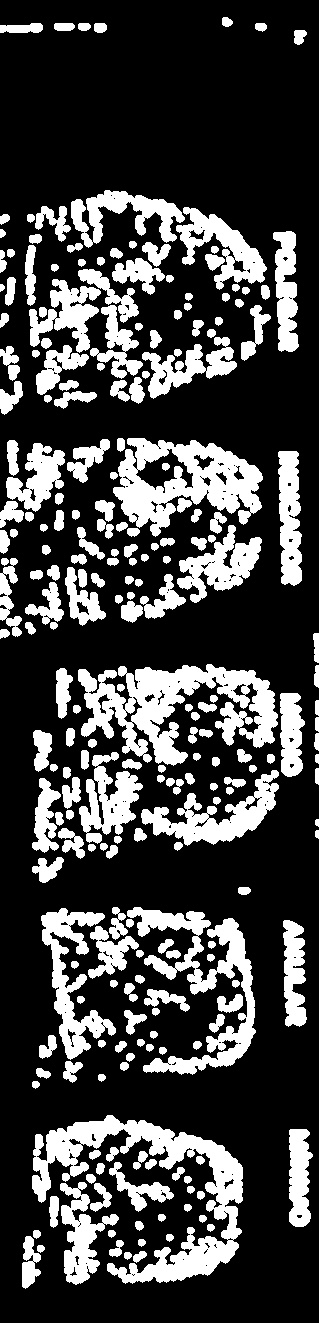
#> input picture Cut_Biometry_unificando/filtered_colums_from_raw/filtered_Ficha1_colum1_5.jpg, 319 x 1323 px
$ python unify_pipeline.py cutted_colums_raw/Ficha1_colum1_5.jpg
#> lines starting #> are read from the running program, lines starting #| are printed output that depends on the picture; after the words box and inside, x2 and y2 are one past the last pixel; in counts of white or black regions, pixels touching at a corner belong together
### Cut_Biometry_unificando/identificador2.py
import cv2
import numpy as np
import os
import json

def detect_and_mark_fingerprints(image_path, output_path, data_output):
    image = cv2.imread(image_path)
#> image is the input picture: shape (1323, 319, 3); min 0, max 255, mean 66.4
    if image is None:
        print(f"Não foi possível carregar a imagem: {image_path}")
        return

    gray = cv2.cvtColor(image, cv2.COLOR_BGR2GRAY)
    thresh = cv2.adaptiveThreshold(
        gray, 255, cv2.ADAPTIVE_THRESH_GAUSSIAN_C, cv2.THRESH_BINARY_INV, 25, 10)
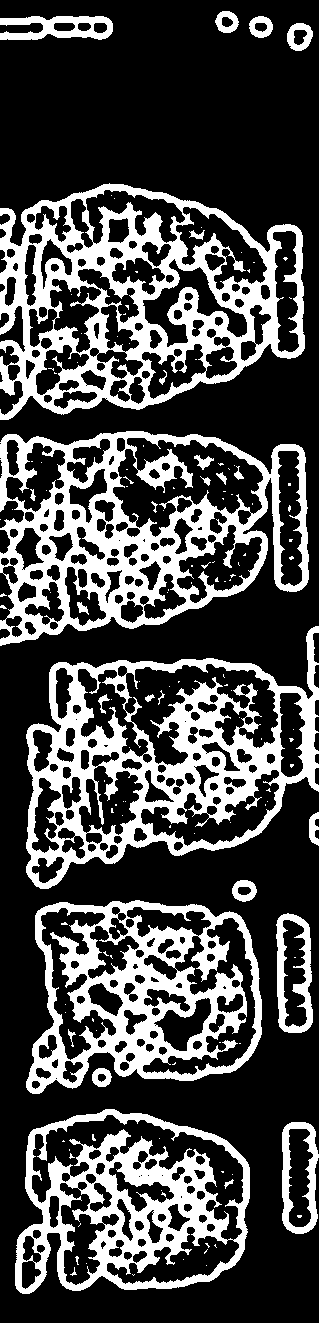
#> thresh: shape (1323, 319); 28.8% white; 140 white regions (111 under 20 px)

    contours, _ = cv2.findContours(
        thresh, cv2.RETR_EXTERNAL, cv2.CHAIN_APPROX_SIMPLE)
#> contours = 18 contours, 4 with area under 20; largest, box (x1, y1, x2, y2) and area: (0, 183, 305, 420) 54116, (0, 431, 309, 646) 50841, (26, 626, 319, 889) 49924, (26, 900, 262, 1094) 36040, (15, 1109, 250, 1294) 34522

    height, width = gray.shape
#> height = 1323; width = 319
    Y_min = 100
    Y_max = int(0.15 * height) if height > 1500 else int(0.25 * height)
#> Y_max = 330
    minimum_length = 80

    fingerprint_data = []

    for cnt in contours:
        x, y, w, h = cv2.boundingRect(cnt)
        yi, yf = y, y + h
        altura = yf - yi

        if altura < Y_min or w < minimum_length:
            continue

        if altura > Y_max:
            cor = 'red'
            roi = thresh[yi:yf, x:x+w]
            projection = np.sum(roi == 255, axis=1)

            min_val = np.min(projection)
            max_val = np.max(projection)
            threshold = min_val + 0.25 * (max_val - min_val)

            splits = []
            start = None
            for i, val in enumerate(projection):
                if val > threshold:
                    if start is None:
                        start = i
                else:
                    if start is not None:
                        end = i
                        if end - start >= Y_min:
                            splits.append((start, end))
                        start = None

            for s_yi, s_yf in splits:
                abs_yi, abs_yf = yi + s_yi, yi + s_yf
                fingerprint_data.append({'x': x, 'yi': abs_yi, 'yf': abs_yf, 'w': w, 'color': cor})
                cv2.rectangle(image, (x, abs_yi), (x+w, abs_yf), (0,0,255),2)

        else:
            cor = 'green'
            fingerprint_data.append({'x': x, 'yi': yi, 'yf': yf, 'w': w, 'color': cor})
            cv2.rectangle(image, (x, yi), (x+w, yf), (0,255,0),2)
#> this loop made 18 passes
#> (x, y, w, h, yi, yf, altura) on passes 1 to 12: (282, 1122, 37, 112, 1122, 1234, 112), (15, 1109, 235, 185, 1109, 1294, 185), (92, 1068, 20, 19, 1068, 1087, 19), (276, 913, 37, 120, 913, 1033, 120), (26, 900, 236, 194, 900, 1094, 194), (232, 880, 25, 22, 880, 902, 22), (309, 812, 10, 34, 812, 846, 34), (26, 626, 293, 263, 626, 889, 263), (0, 605, 7, 4, 605, 609, 4), (0, 593, 7, 4, 593, 597, 4), (0, 519, 1, 1, 519, 520, 1), (12, 509, 1, 1, 509, 510, 1)
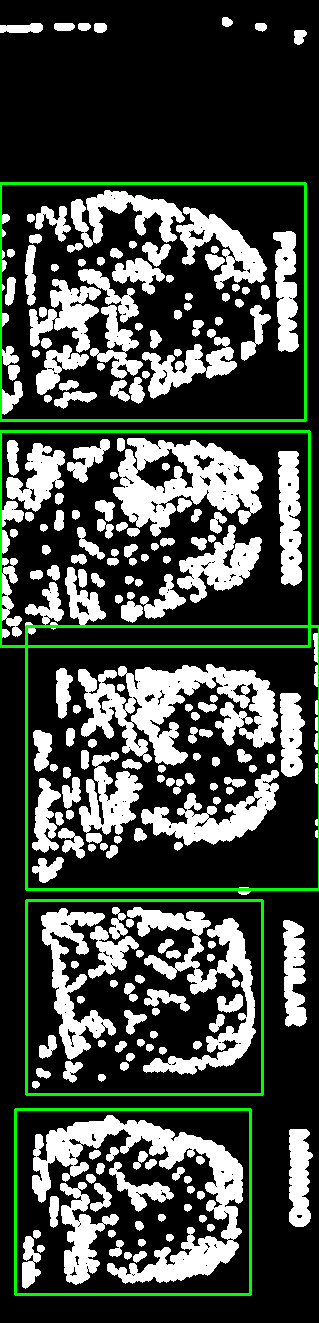
#> image: shape (1323, 319, 3); 3.27% of pixels changed, all inside (x1, y1, x2, y2) = (0, 182, 319, 1296)
#> after the loop, fingerprint_data = 5 items

    cv2.imwrite(output_path, image)

    # Salva informações
    data = {'image_path': image_path, 'fingerprints': fingerprint_data}
    with open(data_output, 'w') as f:
        json.dump(data, f, indent=4)

# Execução em batch
input_dir = "filtered_colums_from_raw"
output_dir = "marked_images_raw"
data_dir = "fingerprints_data"
os.makedirs(output_dir, exist_ok=True)
os.makedirs(data_dir, exist_ok=True)

input_files = [
    "filtered_Ficha1_colum1_5.jpg",
    "filtered_Ficha1_colum2_5.jpg",
    "filtered_Ficha2_1_colum1_5.jpg",
    "filtered_Ficha2_1_colum2_5.jpg",
    "filtered_Ficha2_colum1_5.jpg",
    "filtered_Ficha2_colum2_5.jpg",
    "filtered_Ficha3_1_colum2_10.jpg",
    "filtered_Ficha3_colum2_10.jpg"
]

for filename in input_files:
    input_path = os.path.join(input_dir, filename)
    output_path = os.path.join(output_dir, f"marked_{filename}")
    data_output = os.path.join(data_dir, f"{filename}.json")

    detect_and_mark_fingerprints(input_path, output_path, data_output)
#> pass 2 of the loop `for filename in input_files:`:
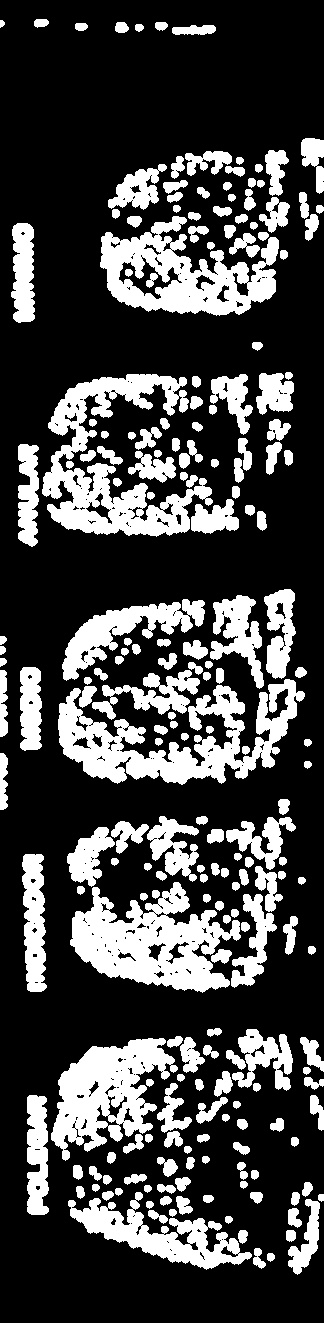
#> input picture Cut_Biometry_unificando/filtered_colums_from_raw/filtered_Ficha1_colum2_5.jpg, 324 x 1323 px
#> in detect_and_mark_fingerprints, image is the input picture: shape (1323, 324, 3); min 0, max 255, mean 67.9
#> in detect_and_mark_fingerprints (call 2), `thresh = cv2.adaptiveThreshold( gray, 255, cv2.ADAPTIVE_THRESH_GAUSSIA..`:
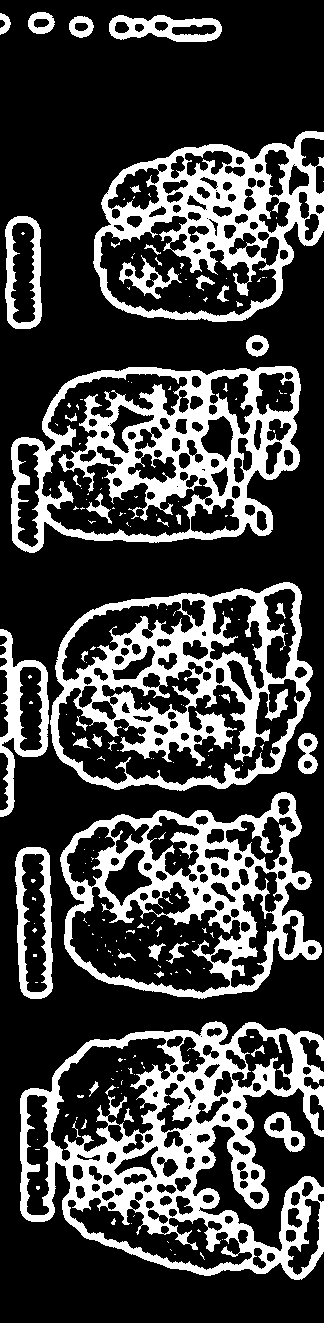
#> thresh: shape (1323, 324); 26.6% white; 203 white regions (153 under 20 px)
#> contours = 16 contours, 1 with area under 20; largest, box (x1, y1, x2, y2) and area: (20, 1021, 324, 1280) 53474, (50, 582, 313, 791) 44098, (11, 366, 301, 553) 42626, (60, 792, 322, 999) 38624, (93, 131, 324, 322) 32166
#> the loop in detect_and_mark_fingerprints (call 2), `for cnt in contours:` made 16 passes
#> (x, y, w, h, yi, yf, altura) on passes 1 to 8: (264, 1112, 41, 40, 1112, 1152, 40), (20, 1021, 304, 259, 1021, 1280, 259), (15, 847, 38, 152, 847, 999, 152), (60, 792, 262, 207, 792, 999, 207), (298, 733, 20, 41, 733, 774, 41), (0, 629, 49, 188, 629, 817, 188), (50, 582, 263, 209, 582, 791, 209), (11, 366, 290, 187, 366, 553, 187)
#> after the loop in detect_and_mark_fingerprints (call 2), `for cnt in contours:`:
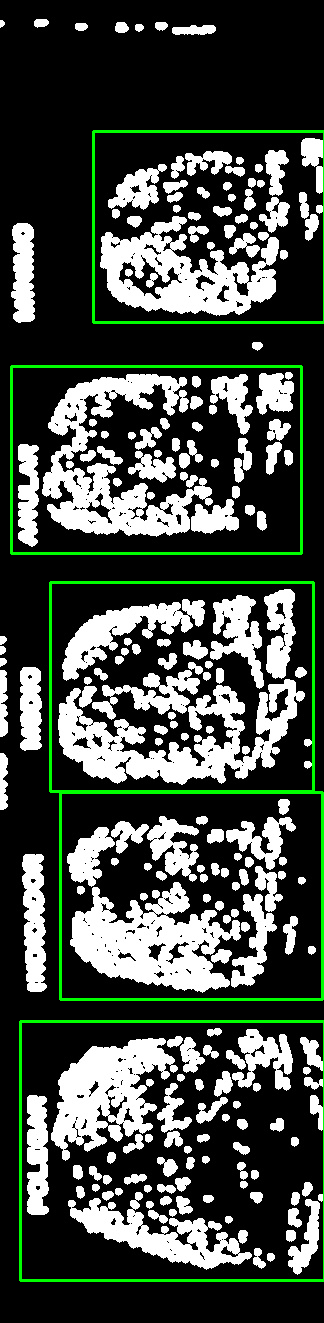
#> image: shape (1323, 324, 3); 3.03% of pixels changed, all inside (x1, y1, x2, y2) = (10, 130, 324, 1282)
#> pass 3 of the loop `for filename in input_files:`:
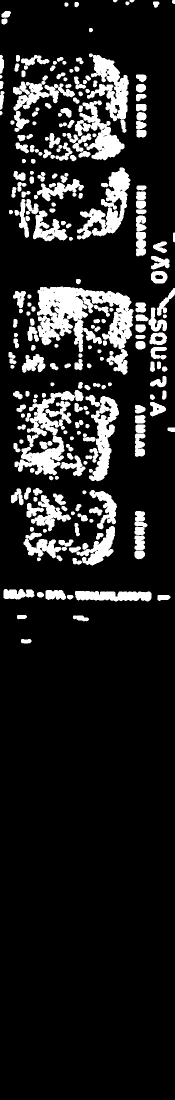
#> input picture Cut_Biometry_unificando/filtered_colums_from_raw/filtered_Ficha2_1_colum1_5.jpg, 350 x 2200 px (shown at 1/2 size)
#> in detect_and_mark_fingerprints, image is the input picture: shape (2200, 350, 3); min 0, max 255, mean 34.8
#> in detect_and_mark_fingerprints (call 3), `thresh = cv2.adaptiveThreshold( gray, 255, cv2.ADAPTIVE_THRESH_GAUSSIA..`:
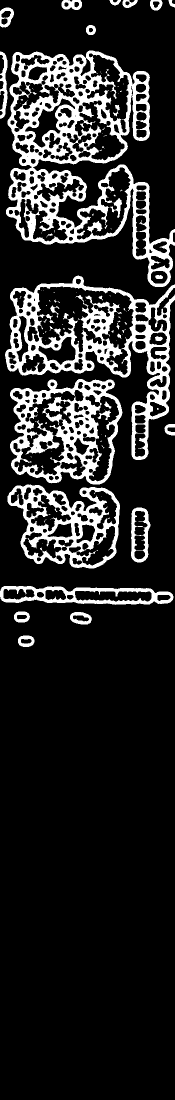
#> thresh: shape (2200, 350) (shown at 1/2 size); 15.7% white; 107 white regions (75 under 20 px)
#> contours = 18 contours; largest, box (x1, y1, x2, y2) and area: (12, 101, 350, 574) 89688, (10, 551, 350, 920) 56838, (20, 758, 245, 969) 37282, (15, 969, 240, 1137) 27244, (0, 1172, 347, 1210) 9866
#> the loop in detect_and_mark_fingerprints (call 3), `for cnt in contours:` made 18 passes
#> (x, y, w, h, yi, yf, altura, cor) on passes 9, 11: (10, 551, 340, 369, 551, 920, 369, 'red'), (12, 101, 338, 473, 101, 574, 473, 'red')
#> after the loop in detect_and_mark_fingerprints (call 3), `for cnt in contours:`:
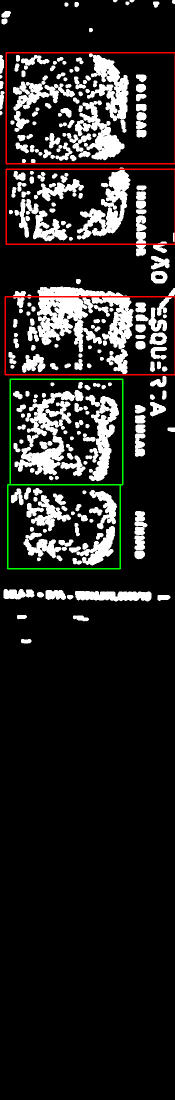
#> image: shape (2200, 350, 3) (shown at 1/2 size); 1.62% of pixels changed, all inside (x1, y1, x2, y2) = (9, 104, 350, 1139)
#> after the loop in detect_and_mark_fingerprints (call 3), `for cnt in contours:`: end = 415
#> the loop made 8 passes; the first 3 are shown

print("Processamento completo! Imagens salvas em:", output_dir)

### Cut_Biometry_unificando/Red_box_fixer.py
import os
import cv2
import numpy as np
import json

data_dir = "fingerprints_data"
#> data_dir = 'fingerprints_data'
corrected_output_dir = "corrected_marked_images"
corrected_data_dir = "corrected_fingerprints_data"
os.makedirs(corrected_output_dir, exist_ok=True)
os.makedirs(corrected_data_dir, exist_ok=True)
# [58 lines left out: function fixing_redbox, not called in this run]


# Aplicando automaticamente para todas as imagens JSON no diretório
for json_file in os.listdir(data_dir):
    if json_file.endswith(".json"):
        json_data_path = os.path.join(data_dir, json_file)

        # Nome da imagem com caixas corrigidas
        base_name = os.path.splitext(json_file)[0]
        corrected_output_path = os.path.join(
            corrected_output_dir, f"corrected_{base_name}.png")

        corrected_json_output = os.path.join(
            corrected_data_dir, f"corrected_{json_file}")

        fixing_redbox(json_data_path, corrected_output_path, corrected_json_output)

### Cut_Biometry_unificando/Filter.py
import cv2
import numpy as np

def remove_lines_keep_fingerprints(image_path):
    # Carregar imagem
#> called with image_path = 'cutted_colums_raw/Ficha1_colum1_5.jpg'
    img = cv2.imread(image_path)
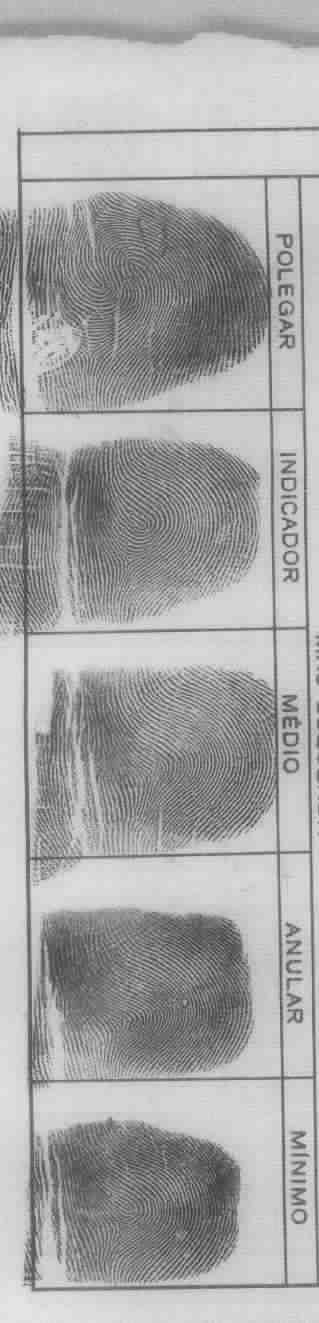
#> input picture Cut_Biometry_unificando/cutted_colums_raw/Ficha1_colum1_5.jpg, 319 x 1323 px
#> img is the input picture: shape (1323, 319, 3); min 37, max 233, mean 166.8
    gray = cv2.cvtColor(img, cv2.COLOR_BGR2GRAY)
#> gray: shape (1323, 319)

    # Binarização adaptativa para melhor definição das digitais
    thresh = cv2.adaptiveThreshold(gray, 255, cv2.ADAPTIVE_THRESH_GAUSSIAN_C,
                                   cv2.THRESH_BINARY_INV, 21, 5)
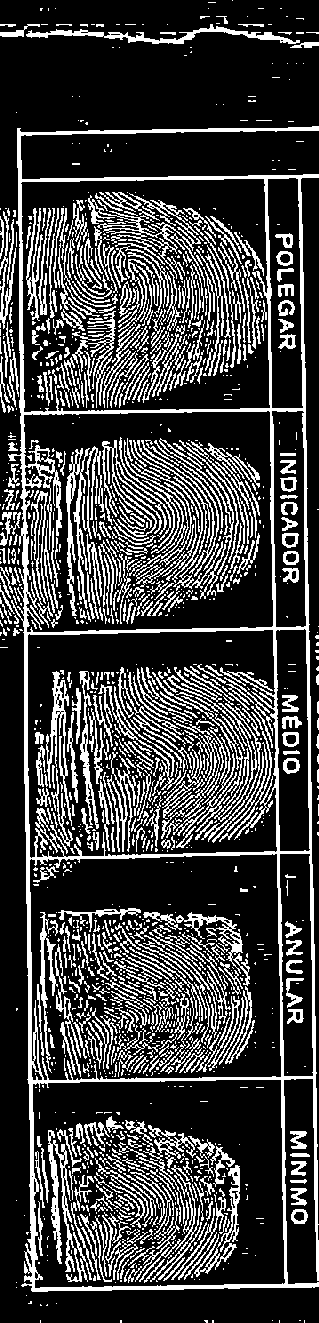
#> thresh: shape (1323, 319); 25% white in thin lines or dots

    # Kernel para linhas verticais e horizontais
    vertical_kernel = cv2.getStructuringElement(cv2.MORPH_RECT, (1, 25))
#> vertical_kernel = 25 values from 1 to 1
    horizontal_kernel = cv2.getStructuringElement(cv2.MORPH_RECT, (25, 1))

    # Detectar linhas
    vertical_lines = cv2.morphologyEx(thresh, cv2.MORPH_OPEN, vertical_kernel)
#> vertical_lines: shape (1323, 319); 3.8% white; 94 white regions, largest, box (x1, y1, x2, y2) and area: (17, 128, 35, 1292) 4429, (298, 175, 319, 1281) 3678, (265, 175, 287, 1288) 3460
    horizontal_lines = cv2.morphologyEx(thresh, cv2.MORPH_OPEN, horizontal_kernel)
#> horizontal_lines: shape (1323, 319); 1.9% white; 20 white regions (2 under 20 px), largest, box (x1, y1, x2, y2) and area: (31, 1283, 319, 1291) 1176, (18, 174, 319, 182) 1088, (17, 127, 319, 135) 1041

    # Combinar linhas verticais e horizontais
    all_lines = cv2.bitwise_or(vertical_lines, horizontal_lines)
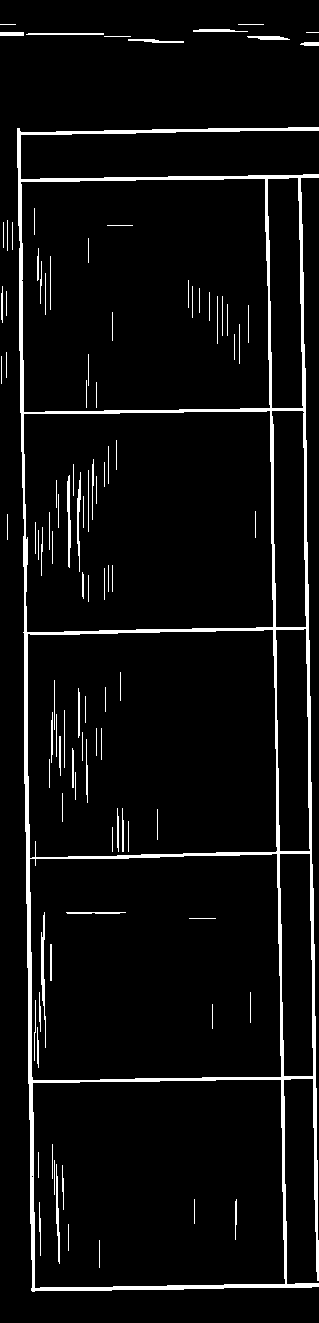
#> all_lines: shape (1323, 319); 5.6% white; 104 white regions (2 under 20 px), largest, box (x1, y1, x2, y2) and area: (17, 127, 319, 1292) 18307, (41, 912, 46, 1048) 309, (67, 475, 71, 568) 243

    # Remover linhas combinadas da imagem binarizada
    fingerprints_only = cv2.bitwise_and(thresh, cv2.bitwise_not(all_lines))
#> fingerprints_only: shape (1323, 319); 19.3% white in thin lines or dots

    # Remover pequenos ruídos
    kernel_small = cv2.getStructuringElement(cv2.MORPH_ELLIPSE, (3, 3))
#> kernel_small = [[0, 1, 0], [1, 1, 1], [0, 1, 0]]
    fingerprints_only = cv2.morphologyEx(fingerprints_only, cv2.MORPH_OPEN, kernel_small)
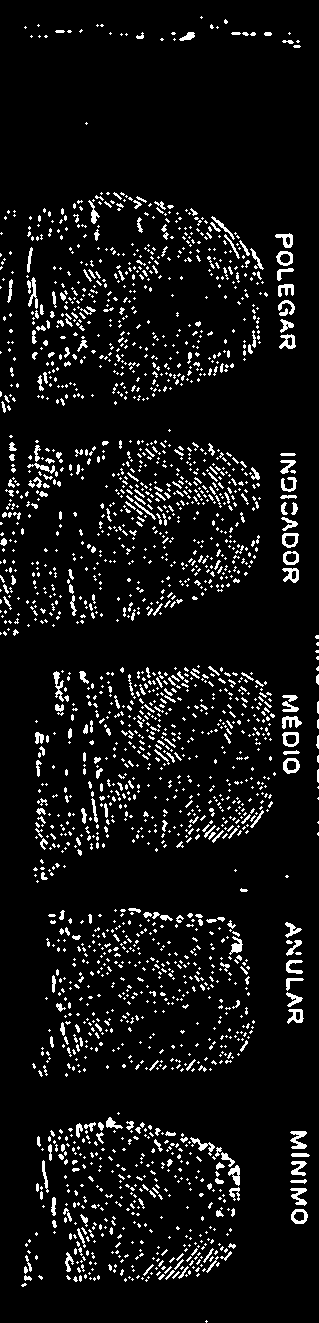
#> fingerprints_only: shape (1323, 319); 7.3% white in thin lines or dots

    # Dilatação final para destacar digitais
    kernel_dilate = cv2.getStructuringElement(cv2.MORPH_ELLIPSE, (5, 5))
#> kernel_dilate = [[0, 0, 1, 0, 0], [1, 1, 1, 1, 1], [1, 1, 1, 1, 1], [1, 1, 1, 1, 1], [0, 0, 1, 0, 0]]
    fingerprints_only = cv2.dilate(fingerprints_only, kernel_dilate, iterations=1)
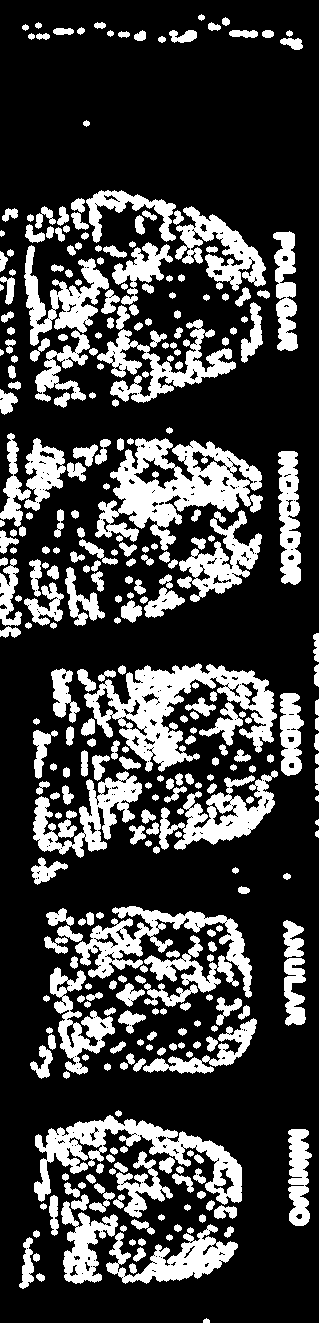
#> fingerprints_only: shape (1323, 319); 25.6% white; 345 white regions, largest, box (x1, y1, x2, y2) and area: (95, 438, 263, 551) 8471, (84, 663, 277, 772) 8062, (34, 1115, 242, 1205) 5718

    return fingerprints_only

# Exemplo de uso
#result = remove_lines_keep_fingerprints("Fichas/Ficha1_1.jpg")
#cv2.imwrite("Filtradas/filtered_2_1_1.jpg", result)

### Cut_Biometry_unificando/Classification.py
import cv2
import numpy as np

def conta_objetos(img_crop):
    # Pré-processamento
    gray = cv2.cvtColor(img_crop, cv2.COLOR_BGR2GRAY)
    _, thresh = cv2.threshold(gray, 127, 255, cv2.THRESH_BINARY_INV)

    # Remove ruídos internos
    kernel = np.ones((5, 5), np.uint8)
    thresh = cv2.morphologyEx(thresh, cv2.MORPH_CLOSE, kernel)

    # Conta objetos externos
    contornos, _ = cv2.findContours(thresh, cv2.RETR_EXTERNAL, cv2.CHAIN_APPROX_SIMPLE)
    return len(contornos)

def classifica_ficha(caminho_imagem):
#> called with caminho_imagem = 'output/Ficha1_colum1_5_filtered.png'
    imagem = cv2.imread(caminho_imagem)
#> imagem: shape (1323, 319, 3); 25.6% white; 345 white regions
    altura, largura, _ = imagem.shape
#> altura = 1323; largura = 319

    # Define regiões para análise (10% das bordas esquerda e direita)
    margem = int(largura * 0.1)
#> margem = 31
    esquerda = imagem[:, :margem]
    direita = imagem[:, -margem:]

    objetos_esquerda = conta_objetos(esquerda)
#> in conta_objetos, `contornos, _ = cv2.findContours(thresh, cv2.RETR_EXTERNAL, cv2.CHAIN_A..`: contornos = 10 contours, 9 with area under 20; largest, box (x1, y1, x2, y2) and area: (0, 0, 31, 1323) 36138
#> objetos_esquerda = 10
    objetos_direita = conta_objetos(direita)
#> in conta_objetos (call 2), `contornos, _ = cv2.findContours(thresh, cv2.RETR_EXTERNAL, cv2.CHAIN_A..`: contornos = 12 contours, 10 with area under 20; largest, box (x1, y1, x2, y2) and area: (0, 0, 31, 1323) 34636, (0, 763, 6, 768) 20
#> objetos_direita = 12

    print(f"Objetos Esquerda: {objetos_esquerda}, Objetos Direita: {objetos_direita}")
#| Objetos Esquerda: 10, Objetos Direita: 12

    if objetos_direita/objetos_esquerda>4:
        return "0-10"
    if objetos_direita/objetos_esquerda<0.25:
        return "10-0"
    else:
        return "5-5"
# [8 lines of commented-out code are left out]

### Cut_Biometry_unificando/unify_pipeline.py
#!/usr/bin/env python3
import os
import cv2
import json
import argparse

import Filter
import Classification
import Colum_Marker
from Colum_Cut import cut_columns
from Colum_Filter import enhance_fingerprints
from identificador2 import detect_and_mark_fingerprints
from Red_box_fixer import fixing_redbox

def process_ficha(image_path: str, output_dir: str):
    os.makedirs(output_dir, exist_ok=True)
    base = os.path.splitext(os.path.basename(image_path))[0]

    # 1) Filtragem geral da ficha
    filtered = Filter.remove_lines_keep_fingerprints(image_path)
    filtered_path = os.path.join(output_dir, f"{base}_filtered.png")
    cv2.imwrite(filtered_path, filtered)
    print("– imagem filtrada salva em", filtered_path)

    # 2) Classificação da ficha
    classification = Classification.classifica_ficha(filtered_path)
    print("– classificação:", classification)

    # 3) Marcação das colunas
#> (the run stopped early here; a loop or call above may not have finished)
